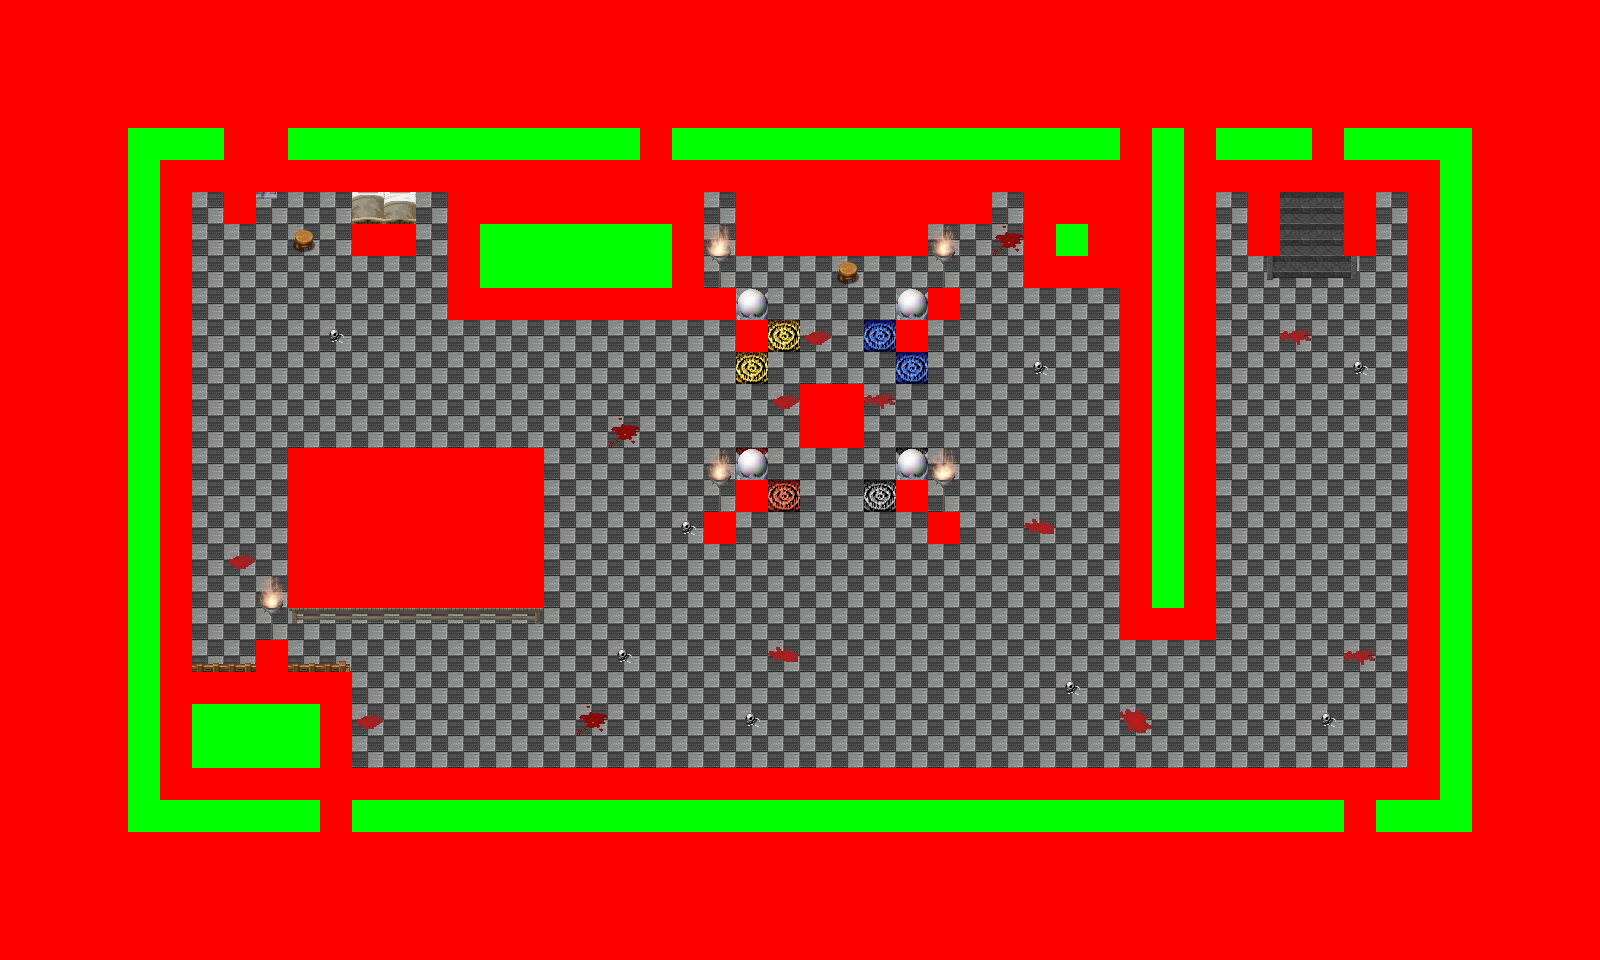

This game map was drawn from its Tiled (.tmx) file and the tilesets committed beside it. A one-line description and the trimmed map source follow:
An orthogonal 50x30 tile map with 32x32 px tiles, 8 tile layers (0_floor, 1_terrain, 2_object, 3_roof, ...), 33 tilesets.

<map version="1.0" orientation="orthogonal" renderorder="right-down" width="50" height="30" tilewidth="32" tileheight="32" nextobjectid="1">
 <tileset firstgid="1" name="wiezienie_sciany" tilewidth="32" tileheight="32" tilecount="26" columns="13">
  <image source="../../tileset/pol/domki/wiezienie_sciany.png" width="416" height="64" />
 </tileset>
 <tileset firstgid="27" name="kafelki_rozne" tilewidth="32" tileheight="32" tilecount="80" columns="16">
  <image source="../../tileset/pol/domki/podloga/kafelki_rozne.png" width="512" height="160" />
 </tileset>
 <tileset firstgid="107" name="grey_stone_stairs" tilewidth="32" tileheight="32" tilecount="6" columns="3">
  <image source="../../tileset/building/stairs/grey_stone_stairs.png" width="96" height="64" />
 </tileset>
 <tileset firstgid="113" name="orbpedestal" tilewidth="32" tileheight="32" tilecount="2" columns="1">
  <image source="../../tileset/building/decoration/orbpedestal.png" width="32" height="64" />
 </tileset>
 <tileset firstgid="115" name="colours_circle" tilewidth="32" tileheight="32" tilecount="4" columns="2">
  <image source="../../tileset/building/decoration/colours_circle.png" width="64" height="64" />
 </tileset>
 <tileset firstgid="119" name="floor_sparkle" tilewidth="32" tileheight="32" tilecount="18" columns="3">
  <image source="../../tileset/building/decoration/floor_sparkle.png" width="96" height="192" />
 </tileset>
 <tileset firstgid="137" name="wood_fire" tilewidth="32" tileheight="32" tilecount="4" columns="2">
  <image source="../../tileset/building/decoration/wood_fire.png" width="64" height="64" />
 </tileset>
 <tileset firstgid="141" name="pool" tilewidth="32" tileheight="32" tilecount="9" columns="3">
  <image source="../../tileset/building/decoration/pool.png" width="96" height="96" />
 </tileset>
 <tileset firstgid="150" name="fireplace" tilewidth="32" tileheight="32" tilecount="9" columns="3">
  <image source="../../tileset/building/decoration/fireplace.png" width="97" height="96" />
 </tileset>
 <tileset firstgid="159" name="fire" tilewidth="32" tileheight="32" tilecount="27" columns="3">
  <image source="../../tileset/ground/fire/fire.png" width="96" height="288" />
 </tileset>
 <tileset firstgid="186" name="flames_half" tilewidth="32" tileheight="32" tilecount="12" columns="12">
  <image source="../../tileset/pol/oswietlenie/flames_half.png" width="384" height="32" />
 </tileset>
 <tileset firstgid="198" name="carpets" tilewidth="32" tileheight="32" tilecount="8" columns="4">
  <image source="../../tileset/furniture/carpet/carpets.png" width="128" height="64" />
 </tileset>
 <tileset firstgid="206" name="concrete_table" tilewidth="32" tileheight="32" tilecount="9" columns="3">
  <image source="../../tileset/furniture/table/concrete_table.png" width="96" height="96" />
 </tileset>
 <tileset firstgid="215" name="grey_plain" tilewidth="32" tileheight="32" tilecount="9" columns="3">
  <image source="../../tileset/furniture/table/grey_plain.png" width="96" height="96" />
 </tileset>
 <tileset firstgid="224" name="stool" tilewidth="32" tileheight="32" tilecount="1" columns="1">
  <image source="../../tileset/furniture/chair/stool.png" width="32" height="32" />
 </tileset>
 <tileset firstgid="225" name="bed_grey2" tilewidth="32" tileheight="32" tilecount="3" columns="1">
  <image source="../../tileset/furniture/bed/bed_grey2.png" width="32" height="96" />
 </tileset>
 <tileset firstgid="228" name="bed_grey" tilewidth="32" tileheight="32" tilecount="3" columns="1">
  <image source="../../tileset/furniture/bed/bed_grey.png" width="32" height="96" />
 </tileset>
 <tileset firstgid="231" name="iron_lamp" tilewidth="32" tileheight="32" tilecount="3" columns="1">
  <image source="../../tileset/furniture/light/iron_lamp.png" width="32" height="96" />
 </tileset>
 <tileset firstgid="234" name="flames" tilewidth="32" tileheight="32" tilecount="6" columns="6">
  <image source="../../tileset/furniture/light/flames.png" width="192" height="32" />
 </tileset>
 <tileset firstgid="240" name="flask" tilewidth="32" tileheight="32" tilecount="3" columns="1">
  <image source="../../tileset/item/chemistry/flask.png" width="32" height="96" />
 </tileset>
 <tileset firstgid="243" name="bottle" tilewidth="32" tileheight="32" tilecount="5" columns="1">
  <image source="../../tileset/item/chemistry/bottle.png" width="32" height="160" />
 </tileset>
 <tileset firstgid="248" name="empty_bottles" tilewidth="32" tileheight="32" tilecount="12" columns="4">
  <image source="../../tileset/item/chemistry/empty_bottles.png" width="128" height="96" />
 </tileset>
 <tileset firstgid="260" name="books" tilewidth="32" tileheight="32" tilecount="4" columns="2">
  <image source="../../tileset/item/documents/books.png" width="64" height="64" />
 </tileset>
 <tileset firstgid="264" name="book" tilewidth="32" tileheight="32" tilecount="4" columns="2">
  <image source="../../tileset/item/documents/book.png" width="64" height="64" />
 </tileset>
 <tileset firstgid="268" name="chest_2" tilewidth="32" tileheight="32" tilecount="6" columns="3">
  <image source="../../tileset/item/chest/chest_2.png" width="96" height="64" />
 </tileset>
 <tileset firstgid="274" name="hanging_skeleton" tilewidth="32" tileheight="32" tilecount="6" columns="3">
  <image source="../../tileset/item/corpse/hanging_skeleton.png" width="96" height="64" />
 </tileset>
 <tileset firstgid="280" name="floor_stains_2" tilewidth="32" tileheight="32" tilecount="4" columns="2">
  <image source="../../tileset/item/blood/floor_stains_2.png" width="64" height="64" />
 </tileset>
 <tileset firstgid="284" name="floor_stain" tilewidth="32" tileheight="32" tilecount="1" columns="1">
  <image source="../../tileset/item/blood/floor_stain.png" width="32" height="32" />
 </tileset>
 <tileset firstgid="285" name="animal" tilewidth="32" tileheight="32" tilecount="6" columns="6">
  <image source="../../tileset/logic/npc/animal.png" width="192" height="32" />
 </tileset>
 <tileset firstgid="291" name="protection" tilewidth="32" tileheight="32" tilecount="2" columns="2">
  <image source="../../tileset/logic/protection.png" width="64" height="32" />
 </tileset>
 <tileset firstgid="293" name="collision" tilewidth="32" tileheight="32" tilecount="1" columns="1">
  <image source="../../tileset/logic/collision.png" width="32" height="32" />
 </tileset>
 <tileset firstgid="294" name="wooden_brown_fence" tilewidth="32" tileheight="32" tilecount="42" columns="7">
  <image source="../../tileset/building/fence/wooden_brown_fence.png" width="224" height="192" />
 </tileset>
 <tileset firstgid="336" name="brown" tilewidth="32" tileheight="32" tilecount="5" columns="5">
  <image source="../../tileset/ground/brown.png" width="160" height="32" />
 </tileset>
 <layer name="0_floor" width="50" height="30">
  <data>[1500 cells, 1500 non-empty, 7 distinct tile ids]</data>
 </layer>
 <layer name="1_terrain" width="50" height="30">
  <data>[1500 cells, 397 non-empty, 54 distinct tile ids]</data>
 </layer>
 <layer name="2_object" width="50" height="30">
  <data>[1500 cells, 83 non-empty, 46 distinct tile ids]</data>
 </layer>
 <layer name="3_roof" width="50" height="30">
  <data>[1500 cells, 33 non-empty, 12 distinct tile ids]</data>
 </layer>
 <layer name="4_roof_add" width="50" height="30">
  <data>[1500 cells, 7 non-empty, 4 distinct tile ids]</data>
 </layer>
 <layer name="objects" width="50" height="30">
  <data>[1500 cells, 2 non-empty, 1 distinct tile ids]</data>
 </layer>
 <layer name="collision" width="50" height="30">
  <data>[1500 cells, 837 non-empty, 1 distinct tile ids]</data>
 </layer>
 <layer name="protection" width="50" height="30">
  <data>[1500 cells, 151 non-empty, 1 distinct tile ids]</data>
 </layer>
</map>
